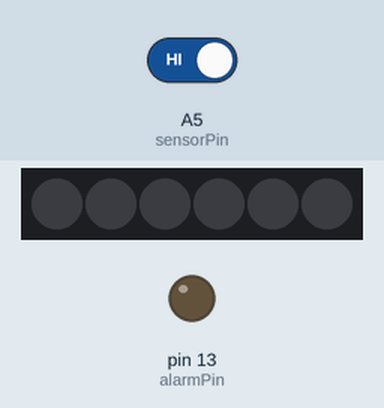
A sketch run on a simulated Arduino Uno, built with avr-gcc and run on an emulated ATmega328P. Shown: 6 RGB LEDs in strip order, left to right, output pins drawn as LEDs (lit = HIGH). The inputs (shaded band) are chosen by the test bench; at power-on: A5 (sensorPin) HIGH. Random numbers use the default seed unless the sketch sets one.

Above: at 1.2 s.
1.3 s: A5 (sensorPin) driven LOW
At 1.31 s:
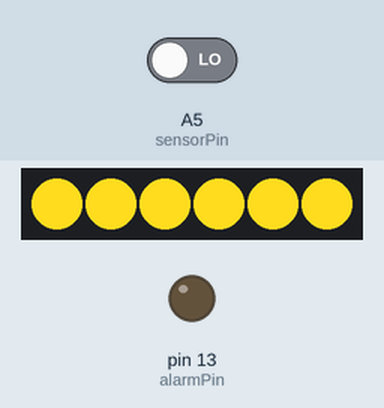
Timing chart, 0 to 4.3 s (numbered marks = the images above; inputs shaded):
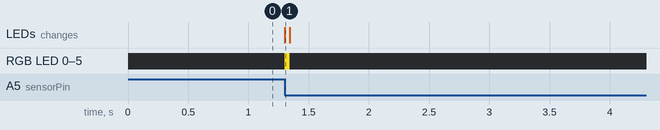

Measured:
- after the input at 1.3 s, RGB LED 0–5: off → RGB(255, 220, 30) at once, → off 0.04 s later; the LEDs: change at once (image 1)

The sketch:

muzzle_flash.ino
```cpp
#include <Adafruit_NeoPixel.h>

#define PIN         A4   // Anschluss der Busleitung für die neopixel (ws2812b)
#define NUMPIXELS   6    // Anzahl der verbauten neopixel (ws2812b)
#define SCHUSSALARM 40   // Nach wieviel Schüssen wird ein optisches signal gegeben
#define ROT   255        //255
#define GRUEN 220        //220
#define BLAU  30         //30

int     sensorPin   = A5;// Anschluss des Fototransistors
int     alarmPin    = 13;// Pin der Alarm LED, hier die eingebaute LED auf dem Board

int     sensorValue = 0;
int     counter     = 0;
boolean trigger     = false;
boolean trigger2    = false;
boolean demoMode    = false;


Adafruit_NeoPixel pixels = Adafruit_NeoPixel(NUMPIXELS, PIN, NEO_GRB + NEO_KHZ800);

void setup() {
  pinMode(sensorPin, INPUT);
  pinMode(alarmPin, OUTPUT);
  digitalWrite(alarmPin, LOW);
  pixels.begin();
  sensorValue = digitalRead(sensorPin);
  if (sensorValue == 0) {
    demoMode = true;
  }
  for (int i = 0; i < NUMPIXELS; i++)
    pixels.setPixelColor(i, pixels.Color(0, 0, 0));
  pixels.show();
}

void loop() {
  if (demoMode) {
    if (sensorValue == 0)
      sensorValue = 1;
    else
      sensorValue = 0;
  } else {
    sensorValue = digitalRead(sensorPin);
  }
  if (sensorValue == 1 && trigger) {
    trigger = false;
  }

  if (trigger2) {
    trigger2 = false;
    for (int i = 0; i < NUMPIXELS; i++)
      pixels.setPixelColor(i, pixels.Color(0, 0, 0)); // Moderately bright green color.
    pixels.show(); // This sends the updated pixel color to the hardware.
  }
  if (sensorValue == 0 && !trigger) {
    trigger = true;
    trigger2 = true;
    counter++;
    for (int i = 0; i < NUMPIXELS; i++)
      pixels.setPixelColor(i, pixels.Color(ROT, GRUEN, BLAU)); // Moderately bright green color.
    pixels.show(); // This sends the updated pixel color to the hardware.
    delay(40);
  }
  if (counter == SCHUSSALARM)
    digitalWrite(alarmPin, HIGH);
  if (demoMode && sensorValue == 1)
    delay(random(1, 20) * 50);
}
```
